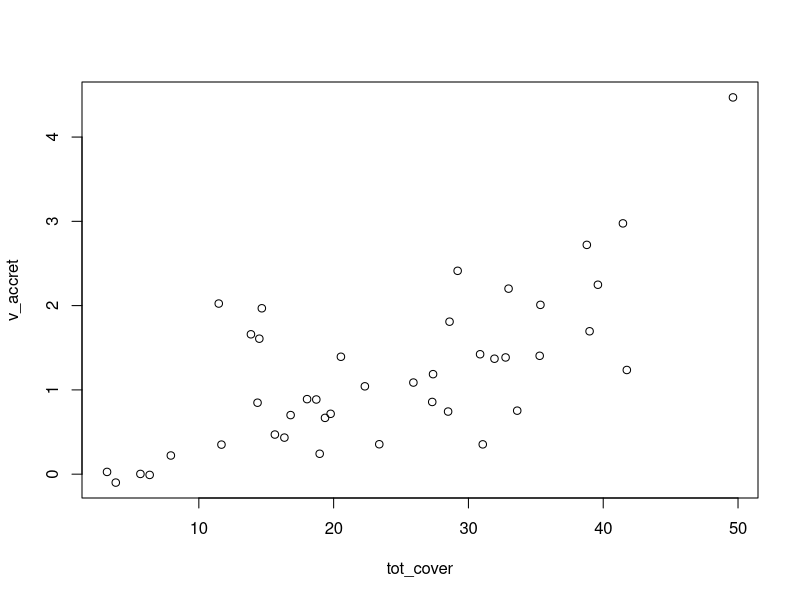
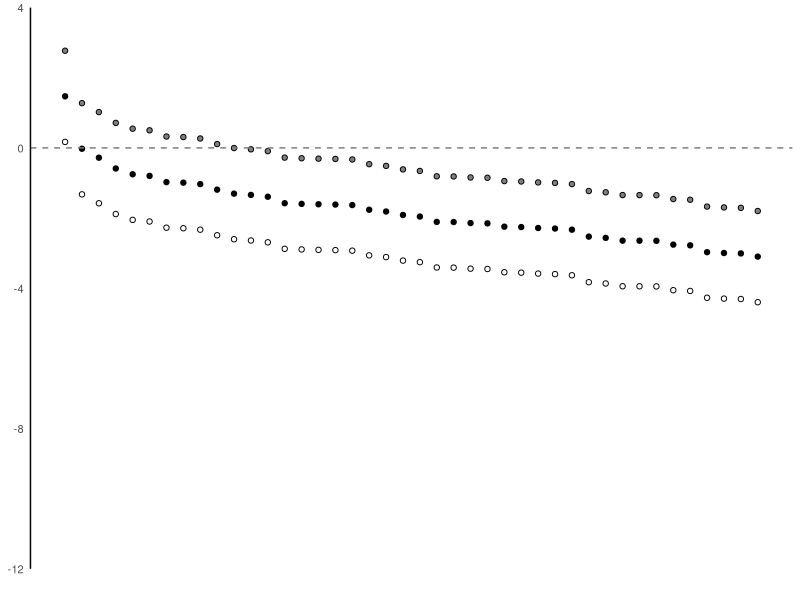
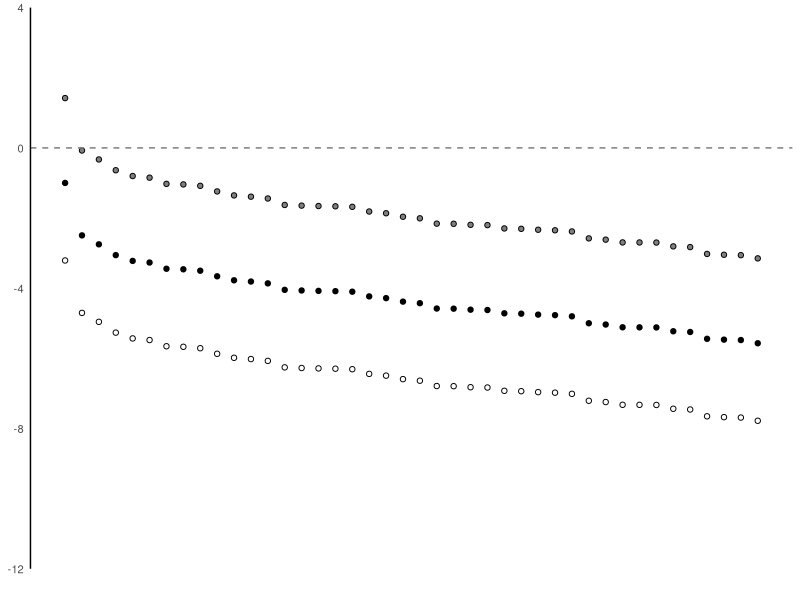
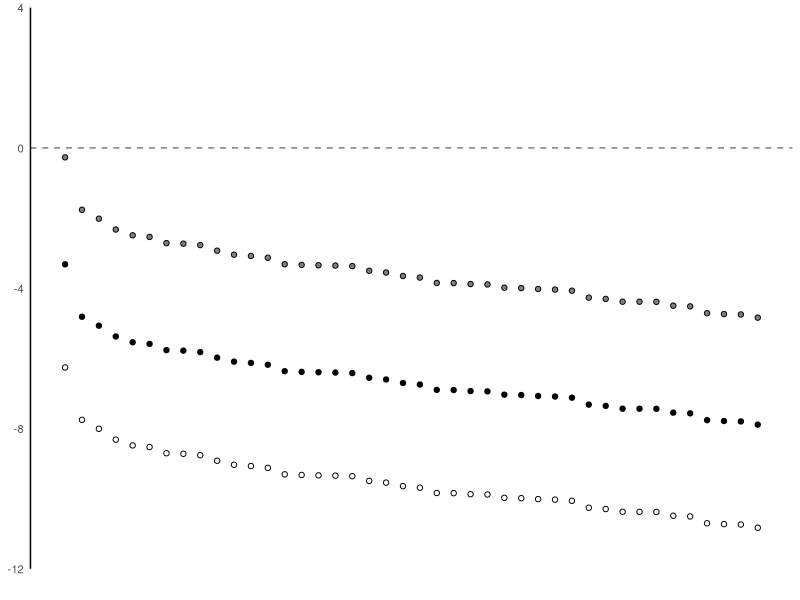
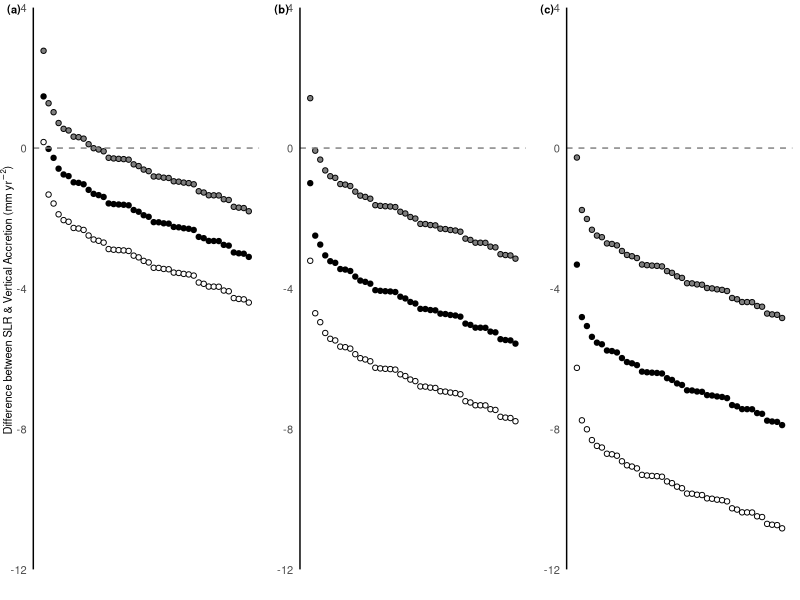
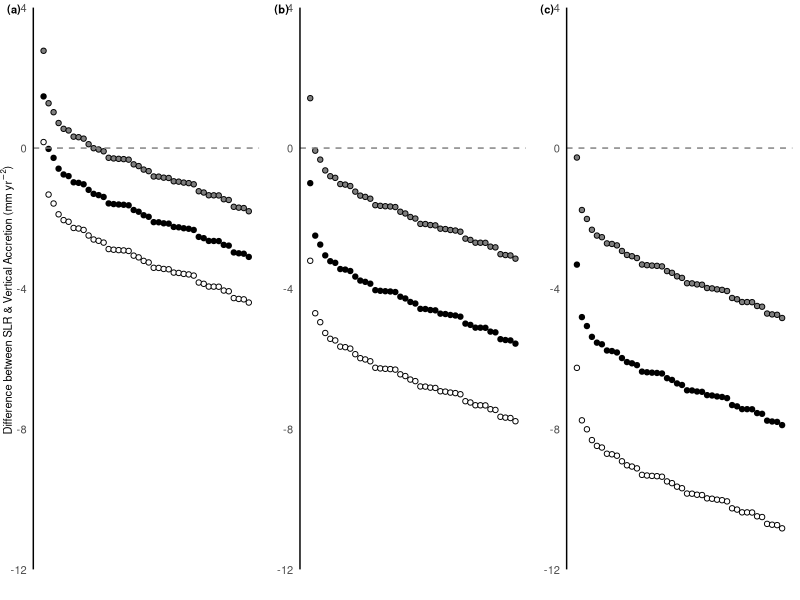
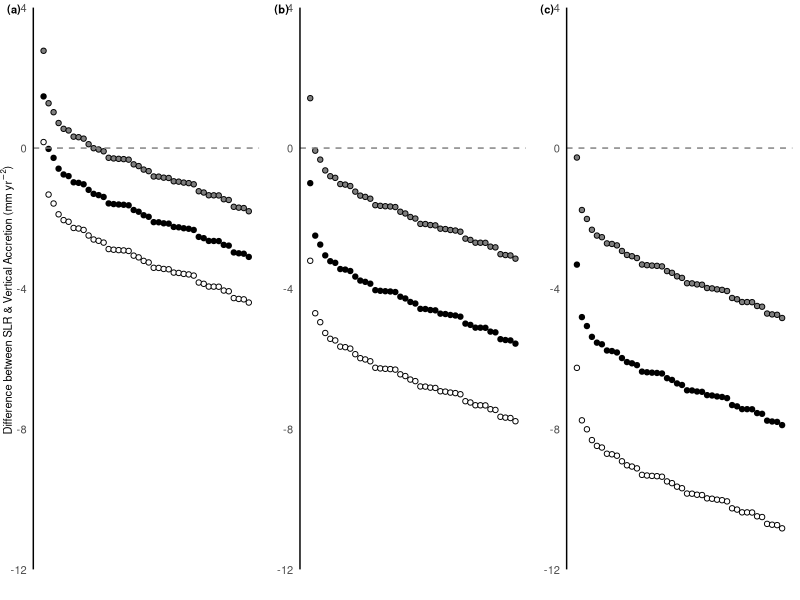

Here is the R script that generated these plots, in order:
library(ggplot2)
library(cowplot)
library(here)

maj_cover<-read.csv('major_cover.csv')
maj_cover<-maj_cover[1:42,]

# delta rates  - from Tkalich et al. 2013
# recent
maj_cover$smean<-maj_cover$v_accret-3
maj_cover$sup<-maj_cover$v_accret-4.3
maj_cover$slow<-maj_cover$v_accret-1.7

#RCP 4.5 & 8.5 - from Cannaby et al. 2016
maj_cover$smean4.5<-maj_cover$v_accret-5.47
maj_cover$sup4.5<-maj_cover$v_accret-7.68
maj_cover$slow4.5<-maj_cover$v_accret-3.05

maj_cover$smean8.5<-maj_cover$v_accret-7.79
maj_cover$sup8.5<-maj_cover$v_accret-10.73
maj_cover$slow8.5<-maj_cover$v_accret-4.74

maj_cover<-transform(maj_cover, Site = reorder(Site, -v_accret))
maj_cover$sitenum <- as.numeric(maj_cover$Site)

####### boxplot in one chart if wanted
# (vaccret<-ggplot(dat=maj_cover,aes(x=sitenum, y=(smean)))+
#     geom_boxplot(aes(group=Site), outlier.colour = 'black', pch=21)+
#     geom_boxplot(aes(x = sitenum, y=smean4.5, group = Site), fill='grey80', outlier.colour = 'grey80')+
#     geom_boxplot(aes(x = sitenum, y=smean8.5, group = Site), fill='grey50', outlier.colour = 'grey50')+
#     scale_x_continuous(breaks = c(1,2,3,4,5,6,7), labels = c('PSem', 'TPT', 'PH', 'PSat', 'Kusu', 'Sisters', 'PJ'))+
#     scale_y_continuous(limits = c(-8,2), breaks = c(-8,-6,-4,-2,0,2), expand = c(0,0))+theme_minimal()+
#     geom_hline(yintercept = 0, lty=2)+
#     theme(panel.grid = element_blank(),
#           panel.background = element_rect(fill = NA, colour = NA),
#           axis.line.y = element_line(colour = 'black'),
#           axis.ticks = element_line(colour = 'black')))

plot(v_accret~tot_cover, data =maj_cover)

### by transect delta rates
maj_cover<-maj_cover[order(-maj_cover$v_accret),]
maj_cover$order<-seq(1:42)

#recent
(vaccret<-ggplot(dat=maj_cover,aes(x=order, y=smean))+
    geom_point()+
    geom_point(aes(x=order, y=sup), fill='white', pch=21)+
    geom_point(aes(x=order, y=slow), fill='grey50', pch=21)+
    scale_y_continuous(name = NULL,
                       limits=c(-12,4), expand=c(0,0))+
    scale_x_continuous(name = '', labels=NULL )+
    geom_hline(yintercept = 0, linetype =2, colour = 'grey50' )+theme_minimal()+
    theme(panel.grid = element_blank(),
          panel.background = element_rect(fill = NA, colour = NA),
          axis.line.y = element_line(colour = 'black'),
          axis.text = element_text(size = 8),
          legend.position = 'none'))
#RCp4.5
(vaccret4.5<-ggplot(dat=maj_cover,aes(x=order, y=(smean4.5)))+
    geom_point()+
    geom_point(aes(x=order, y=(sup4.5)), fill='white', pch=21)+
    geom_point(aes(x=order, y=slow4.5), fill='grey50', pch=21)+
    scale_y_continuous(name = NULL,
                       limits=c(-12,4), expand=c(0,0))+
    scale_x_continuous(name = '', labels=NULL )+
    geom_hline(yintercept = 0, linetype =2, colour = 'grey50' )+theme_minimal()+
    theme(panel.grid = element_blank(),
          panel.background = element_rect(fill = NA, colour = NA),
          axis.line.y = element_line(colour = 'black'),
          axis.text = element_text(size = 8),
          legend.position = 'none'))
#RCP 8.5
(vaccret8.5<-ggplot(dat=maj_cover,aes(x=order, y=(smean8.5)))+
    geom_point()+
    geom_point(aes(x=order, y=(sup8.5)), fill='white', pch=21)+
    geom_point(aes(x=order, y=slow8.5), fill='grey50',  pch=21)+
    scale_y_continuous(name = NULL,
                       limits=c(-12,4), expand=c(0,0))+
    scale_x_continuous(name = '', labels=NULL )+
    geom_hline(yintercept = 0, linetype =2, colour = 'grey50' )+theme_minimal()+
    theme(panel.grid = element_blank(),
          panel.background = element_rect(fill = NA, colour = NA),
          axis.line.y = element_line(colour = 'black'),
          axis.text = element_text(size = 8),
          legend.position = 'none'))

(plot_grid(vaccret, vaccret4.5, vaccret8.5, labels = c("(a)", "(b)","(c)"), label_size = 8,ncol=3)+
    draw_label(expression(paste('Difference between SLR & Vertical Accretion (mm yr'^-2,')')),
               x=-0, y = 0.5, vjust = 1, angle = 90, size = 8))
ggsave(here::here('figs', 'Fig_6.png'), width = 8, height = 3)
ggsave(here::here('figs', 'Fig_6.eps'), width = 8, height = 3, family = 'sans')
